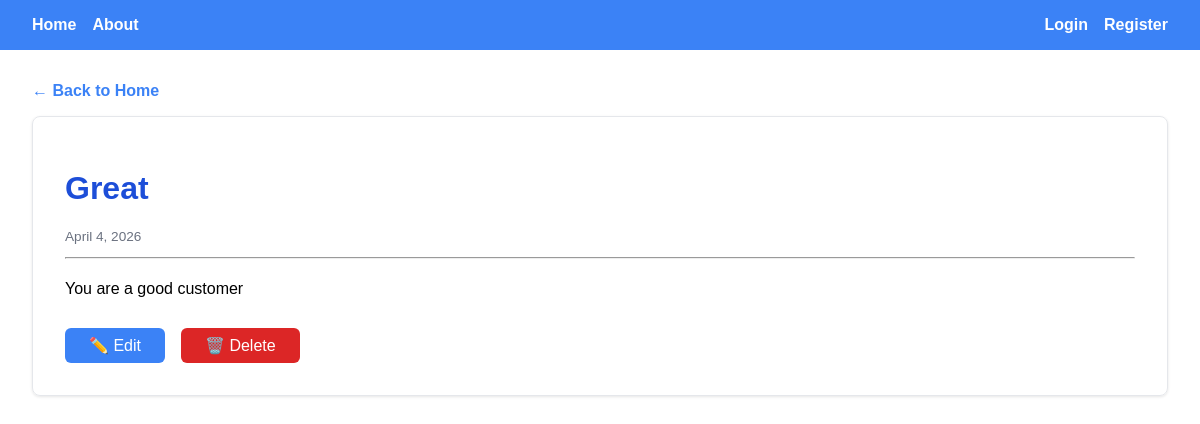
The app's page /post/2/ with its own data.
### blog/models.py (models this page shows, shortened)
class Post(models.Model):
    title = models.CharField(max_length=200)
    content = models.TextField()
    date = models.DateTimeField(auto_now_add=True)

### blog/views.py (the view)
# urls.py: path('post/<int:pk>/', views.post_detail, name='post_detail'),
def post_detail(request, pk):
    post = Post.objects.get(pk=pk)
    return render(request, 'blog/post_detail.html', {'post': post})

### blog/templates/blog/post_detail.html (shortened to what this page needs)
{% extends 'blog/base.html' %}
{% block content %}
<a href="/" style="
        color: #3b82f6;
        text-decoration: none;
        font-weight: bold;
    ">← Back to Home</a>
<div style="
        border: 1px solid #e5e7eb;
        border-radius: 8px;
        padding: 2rem;
        margin-top: 1rem;
        box-shadow: 0 1px 3px rgba(0,0,0,0.1);
    ">
    <h1 style="color: #1d4ed8;">{{ post.title }}</h1>
    <p style="color: #6b7280; font-size: 0.85rem;">
        {{ post.date|date:"F j, Y" }}
    </p>
    <hr>
    <p style="line-height: 1.8;">{{ post.content }}</p>
    <div style="margin-top: 1.5rem; display: flex; gap: 1rem;">
        <a href="{% url 'post_edit' post.pk %}" style="
                background: #3b82f6;
                color: white;
                padding: 0.5rem 1.5rem;
                border-radius: 6px;
                text-decoration: none;
            ">✏️ Edit</a>
        <a href="{% url 'post_delete' post.pk %}" style="
                background: #dc2626;
                color: white;
                padding: 0.5rem 1.5rem;
                border-radius: 6px;
                text-decoration: none;
            ">🗑️ Delete</a>
    </div>
</div>
{% endblock %}

### blog/templates/blog/base.html (style rules this page uses)
body { font-family: Arial, sans-serif; margin: 0; }

### records on screen
Post: title "Great", date "April 4, 2026", content "You are a good customer"
